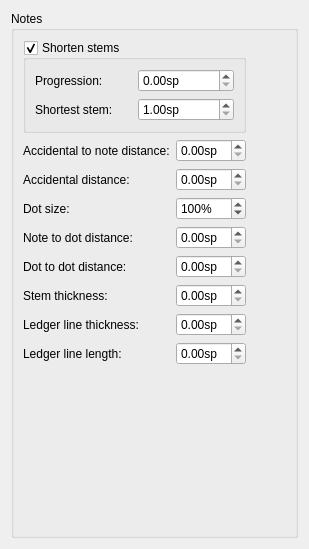
      <widget class="QWidget" name="PageNotes">
       <layout class="QVBoxLayout" name="verticalLayout_7">
        <property name="spacing">
         <number>0</number>
        </property>
        <item>
         <widget class="QGroupBox" name="groupBox_4">
          <property name="title">
           <string>Notes</string>
          </property>
          <property name="flat">
           <bool>false</bool>
          </property>
          <layout class="QGridLayout" name="gridLayout_40">
           <item row="8" column="1">
            <widget class="QDoubleSpinBox" name="ledgerLineLength">
             <property name="sizePolicy">
              <sizepolicy hsizetype="Preferred" vsizetype="Fixed">
               <horstretch>0</horstretch>
               <verstretch>0</verstretch>
              </sizepolicy>
             </property>
             <property name="suffix">
              <string>sp</string>
             </property>
             <property name="singleStep">
              <double>0.100000000000000</double>
             </property>
            </widget>
           </item>
           <item row="0" column="0" colspan="2">
            <widget class="QGroupBox" name="shortenStem">
             <property name="title">
              <string>Shorten stems</string>
             </property>
             <property name="checkable">
              <bool>true</bool>
             </property>
             <layout class="QGridLayout" name="gridLayout_37">
              <item row="2" column="1">
               <widget class="QDoubleSpinBox" name="shortestStem">
                <property name="suffix">
                 <string extracomment="space unit">sp</string>
                </property>
                <property name="minimum">
                 <double>1.000000000000000</double>
                </property>
                <property name="singleStep">
                 <double>0.250000000000000</double>
                </property>
               </widget>
              </item>
              <item row="0" column="0">
               <widget class="QLabel" name="label_46">
                <property name="text">
                 <string>Progression:</string>
                </property>
                <property name="buddy">
                 <cstring>shortStemProgression</cstring>
                </property>
               </widget>
              </item>
              <item row="0" column="1">
               <widget class="QDoubleSpinBox" name="shortStemProgression">
                <property name="suffix">
                 <string extracomment="space unit">sp</string>
                </property>
                <property name="singleStep">
                 <double>0.050000000000000</double>
                </property>
               </widget>
              </item>
              <item row="2" column="0">
               <widget class="QLabel" name="label_47">
                <property name="text">
                 <string>Shortest stem:</string>
                </property>
                <property name="buddy">
                 <cstring>shortestStem</cstring>
                </property>
               </widget>
              </item>
             </layout>
            </widget>
           </item>
           <item row="7" column="0">
            <widget class="QLabel" name="label_24">
             <property name="text">
              <string>Ledger line thickness:</string>
             </property>
             <property name="buddy">
              <cstring>ledgerLineWidth</cstring>
             </property>
            </widget>
           </item>
           <item row="6" column="1">
            <widget class="QDoubleSpinBox" name="stemWidth">
             <property name="sizePolicy">
              <sizepolicy hsizetype="Preferred" vsizetype="Fixed">
               <horstretch>0</horstretch>
               <verstretch>0</verstretch>
              </sizepolicy>
             </property>
             <property name="suffix">
              <string>sp</string>
             </property>
             <property name="singleStep">
              <double>0.100000000000000</double>
             </property>
            </widget>
           </item>
           <item row="2" column="0">
            <widget class="QLabel" name="label_43">
             <property name="text">
              <string>Accidental distance:</string>
             </property>
             <property name="buddy">
              <cstring>accidentalDistance</cstring>
             </property>
            </widget>
           </item>
           <item row="4" column="0">
            <widget class="QLabel" name="label_22">
             <property name="text">
              <string>Note to dot distance:</string>
             </property>
             <property name="buddy">
              <cstring>noteDotDistance</cstring>
             </property>
            </widget>
           </item>
           <item row="1" column="2">
            <spacer name="horizontalSpacer_20">
             <property name="orientation">
              <enum>Qt::Horizontal</enum>
             </property>
             <property name="sizeHint" stdset="0">
              <size>
               <width>40</width>
               <height>20</height>
              </size>
             </property>
            </spacer>
           </item>
           <item row="3" column="0">
            <widget class="QLabel" name="label_101">
             <property name="text">
              <string>Dot size:</string>
             </property>
             <property name="buddy">
              <cstring>dotMag</cstring>
             </property>
            </widget>
           </item>
           <item row="3" column="1">
            <widget class="QSpinBox" name="dotMag">
             <property name="suffix">
              <string notr="true">%</string>
             </property>
             <property name="minimum">
              <number>50</number>
             </property>
             <property name="maximum">
              <number>200</number>
             </property>
             <property name="singleStep">
              <number>10</number>
             </property>
             <property name="value">
              <number>100</number>
             </property>
            </widget>
           </item>
           <item row="1" column="1">
            <widget class="QDoubleSpinBox" name="accidentalNoteDistance">
             <property name="sizePolicy">
              <sizepolicy hsizetype="Preferred" vsizetype="Fixed">
               <horstretch>0</horstretch>
               <verstretch>0</verstretch>
              </sizepolicy>
             </property>
             <property name="suffix">
              <string>sp</string>
             </property>
             <property name="singleStep">
              <double>0.010000000000000</double>
             </property>
            </widget>
           </item>
           <item row="5" column="1">
            <widget class="QDoubleSpinBox" name="dotDotDistance">
             <property name="sizePolicy">
              <sizepolicy hsizetype="Preferred" vsizetype="Fixed">
               <horstretch>0</horstretch>
               <verstretch>0</verstretch>
              </sizepolicy>
             </property>
             <property name="suffix">
              <string>sp</string>
             </property>
             <property name="singleStep">
              <double>0.100000000000000</double>
             </property>
            </widget>
           </item>
           <item row="7" column="1">
            <widget class="QDoubleSpinBox" name="ledgerLineWidth">
             <property name="sizePolicy">
              <sizepolicy hsizetype="Preferred" vsizetype="Fixed">
               <horstretch>0</horstretch>
               <verstretch>0</verstretch>
              </sizepolicy>
             </property>
             <property name="suffix">
              <string>sp</string>
             </property>
             <property name="singleStep">
              <double>0.010000000000000</double>
             </property>
            </widget>
           </item>
           <item row="9" column="0">
            <spacer name="verticalSpacer_6">
             <property name="orientation">
              <enum>Qt::Vertical</enum>
             </property>
             <property name="sizeHint" stdset="0">
              <size>
               <width>20</width>
               <height>161</height>
              </size>
             </property>
            </spacer>
           </item>
           <item row="6" column="0">
            <widget class="QLabel" name="label_100">
             <property name="text">
              <string>Stem thickness:</string>
             </property>
             <property name="buddy">
              <cstring>stemWidth</cstring>
             </property>
            </widget>
           </item>
           <item row="8" column="0">
            <widget class="QLabel" name="label_34">
             <property name="text">
              <string>Ledger line length:</string>
             </property>
             <property name="buddy">
              <cstring>ledgerLineLength</cstring>
             </property>
            </widget>
           </item>
           <item row="1" column="0">
            <widget class="QLabel" name="label_25">
             <property name="text">
              <string>Accidental to note distance:</string>
             </property>
             <property name="buddy">
              <cstring>accidentalNoteDistance</cstring>
             </property>
            </widget>
           </item>
           <item row="5" column="0">
            <widget class="QLabel" name="label_23">
             <property name="text">
              <string>Dot to dot distance:</string>
             </property>
             <property name="buddy">
              <cstring>dotDotDistance</cstring>
             </property>
            </widget>
           </item>
           <item row="4" column="1">
            <widget class="QDoubleSpinBox" name="noteDotDistance">
             <property name="sizePolicy">
              <sizepolicy hsizetype="Preferred" vsizetype="Fixed">
               <horstretch>0</horstretch>
               <verstretch>0</verstretch>
              </sizepolicy>
             </property>
             <property name="suffix">
              <string>sp</string>
             </property>
             <property name="singleStep">
              <double>0.100000000000000</double>
             </property>
            </widget>
           </item>
           <item row="2" column="1">
            <widget class="QDoubleSpinBox" name="accidentalDistance">
             <property name="sizePolicy">
              <sizepolicy hsizetype="Preferred" vsizetype="Fixed">
               <horstretch>0</horstretch>
               <verstretch>0</verstretch>
              </sizepolicy>
             </property>
             <property name="suffix">
              <string>sp</string>
             </property>
             <property name="singleStep">
              <double>0.010000000000000</double>
             </property>
            </widget>
           </item>
          </layout>
         </widget>
        </item>
       </layout>
      </widget>
